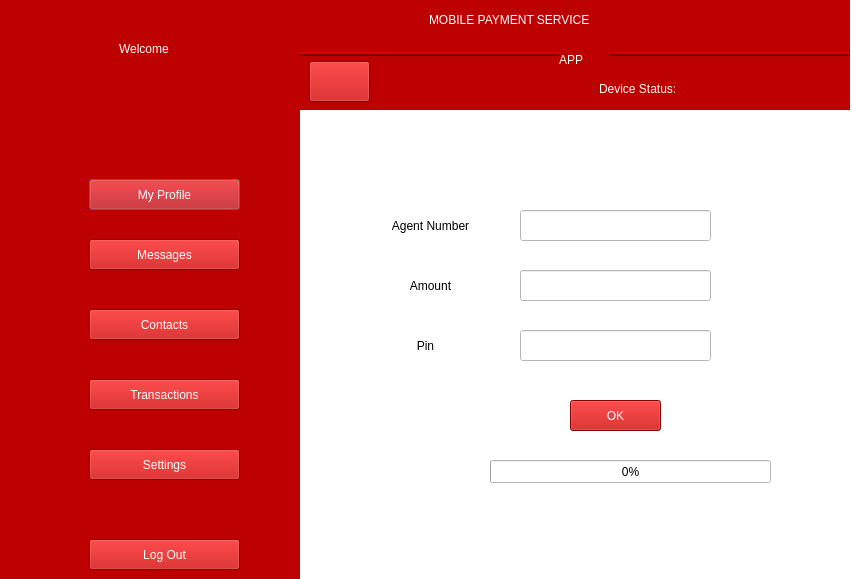
<?xml version="1.0" encoding="UTF-8"?>
<ui version="4.0">
 <class>Dialog</class>
 <widget class="QDialog" name="Dialog">
  <property name="geometry">
   <rect>
    <x>0</x>
    <y>0</y>
    <width>852</width>
    <height>579</height>
   </rect>
  </property>
  <property name="windowTitle">
   <string>Dialog</string>
  </property>
  <property name="layoutDirection">
   <enum>Qt::LeftToRight</enum>
  </property>
  <property name="styleSheet">
   <string notr="true">background-color: rgb(255, 255, 255);</string>
  </property>
  <property name="modal">
   <bool>false</bool>
  </property>
  <widget class="QWidget" name="widget" native="true">
   <property name="geometry">
    <rect>
     <x>-1</x>
     <y>-1</y>
     <width>301</width>
     <height>581</height>
    </rect>
   </property>
   <property name="styleSheet">
    <string notr="true">background-color: rgb(189, 0, 0);
color: rgb(255, 255, 255);</string>
   </property>
   <widget class="QLabel" name="label">
    <property name="geometry">
     <rect>
      <x>120</x>
      <y>40</y>
      <width>81</width>
      <height>20</height>
     </rect>
    </property>
    <property name="styleSheet">
     <string notr="true">font: 75 14pt &quot;MS Shell Dlg 2&quot;;</string>
    </property>
    <property name="text">
     <string>Welcome</string>
    </property>
   </widget>
   <widget class="QLabel" name="nmm">
    <property name="geometry">
     <rect>
      <x>60</x>
      <y>70</y>
      <width>201</width>
      <height>20</height>
     </rect>
    </property>
    <property name="styleSheet">
     <string notr="true">font: 75 13pt &quot;MS Shell Dlg 2&quot;;</string>
    </property>
    <property name="text">
     <string/>
    </property>
    <property name="alignment">
     <set>Qt::AlignCenter</set>
    </property>
   </widget>
   <widget class="QLabel" name="pnmm">
    <property name="geometry">
     <rect>
      <x>100</x>
      <y>110</y>
      <width>131</width>
      <height>20</height>
     </rect>
    </property>
    <property name="styleSheet">
     <string notr="true">font: 75 13pt &quot;MS Shell Dlg 2&quot;;</string>
    </property>
    <property name="text">
     <string/>
    </property>
    <property name="alignment">
     <set>Qt::AlignCenter</set>
    </property>
   </widget>
   <widget class="QLabel" name="label_4">
    <property name="geometry">
     <rect>
      <x>20</x>
      <y>170</y>
      <width>51</width>
      <height>41</height>
     </rect>
    </property>
    <property name="text">
     <string/>
    </property>
    <property name="pixmap">
     <pixmap>../icons/icons8-user-menu-male-48.png</pixmap>
    </property>
   </widget>
   <widget class="QLabel" name="label_5">
    <property name="geometry">
     <rect>
      <x>20</x>
      <y>230</y>
      <width>51</width>
      <height>41</height>
     </rect>
    </property>
    <property name="text">
     <string/>
    </property>
    <property name="pixmap">
     <pixmap>../icons/3.png</pixmap>
    </property>
   </widget>
   <widget class="QLabel" name="label_11">
    <property name="geometry">
     <rect>
      <x>20</x>
      <y>370</y>
      <width>51</width>
      <height>41</height>
     </rect>
    </property>
    <property name="text">
     <string/>
    </property>
    <property name="pixmap">
     <pixmap>../icons/5.png</pixmap>
    </property>
   </widget>
   <widget class="QLabel" name="label_12">
    <property name="geometry">
     <rect>
      <x>20</x>
      <y>300</y>
      <width>51</width>
      <height>41</height>
     </rect>
    </property>
    <property name="text">
     <string/>
    </property>
    <property name="pixmap">
     <pixmap>../icons/4.png</pixmap>
    </property>
   </widget>
   <widget class="QLabel" name="label_13">
    <property name="geometry">
     <rect>
      <x>20</x>
      <y>440</y>
      <width>51</width>
      <height>41</height>
     </rect>
    </property>
    <property name="text">
     <string/>
    </property>
    <property name="pixmap">
     <pixmap>../icons/6.png</pixmap>
    </property>
   </widget>
   <widget class="QLabel" name="label_14">
    <property name="geometry">
     <rect>
      <x>20</x>
      <y>530</y>
      <width>51</width>
      <height>41</height>
     </rect>
    </property>
    <property name="text">
     <string/>
    </property>
    <property name="pixmap">
     <pixmap>../icons/7.png</pixmap>
    </property>
   </widget>
   <widget class="QPushButton" name="pushButton_2">
    <property name="geometry">
     <rect>
      <x>90</x>
      <y>180</y>
      <width>151</width>
      <height>31</height>
     </rect>
    </property>
    <property name="styleSheet">
     <string notr="true">font: 75 10pt &quot;Arial&quot;;</string>
    </property>
    <property name="text">
     <string>My Profile</string>
    </property>
    <property name="default">
     <bool>false</bool>
    </property>
    <property name="flat">
     <bool>false</bool>
    </property>
   </widget>
   <widget class="QPushButton" name="messages">
    <property name="geometry">
     <rect>
      <x>90</x>
      <y>240</y>
      <width>151</width>
      <height>31</height>
     </rect>
    </property>
    <property name="styleSheet">
     <string notr="true">font: 75 10pt &quot;Arial&quot;;</string>
    </property>
    <property name="text">
     <string>Messages</string>
    </property>
   </widget>
   <widget class="QPushButton" name="pushButton_4">
    <property name="geometry">
     <rect>
      <x>90</x>
      <y>310</y>
      <width>151</width>
      <height>31</height>
     </rect>
    </property>
    <property name="styleSheet">
     <string notr="true">font: 75 10pt &quot;Arial&quot;;</string>
    </property>
    <property name="text">
     <string>Contacts</string>
    </property>
   </widget>
   <widget class="QPushButton" name="transaction">
    <property name="geometry">
     <rect>
      <x>90</x>
      <y>380</y>
      <width>151</width>
      <height>31</height>
     </rect>
    </property>
    <property name="styleSheet">
     <string notr="true">font: 75 10pt &quot;Arial&quot;;</string>
    </property>
    <property name="text">
     <string>Transactions</string>
    </property>
   </widget>
   <widget class="QPushButton" name="pushButton_6">
    <property name="geometry">
     <rect>
      <x>90</x>
      <y>450</y>
      <width>151</width>
      <height>31</height>
     </rect>
    </property>
    <property name="styleSheet">
     <string notr="true">font: 75 10pt &quot;Arial&quot;;</string>
    </property>
    <property name="text">
     <string>Settings</string>
    </property>
   </widget>
   <widget class="QPushButton" name="lgo">
    <property name="geometry">
     <rect>
      <x>90</x>
      <y>540</y>
      <width>151</width>
      <height>31</height>
     </rect>
    </property>
    <property name="styleSheet">
     <string notr="true">font: 75 10pt &quot;Arial&quot;;</string>
    </property>
    <property name="text">
     <string>Log Out</string>
    </property>
   </widget>
  </widget>
  <widget class="QFrame" name="frame">
   <property name="geometry">
    <rect>
     <x>299</x>
     <y>-1</y>
     <width>551</width>
     <height>111</height>
    </rect>
   </property>
   <property name="styleSheet">
    <string notr="true">background-color: rgb(189, 0, 0);
color: rgb(255, 255, 255);</string>
   </property>
   <property name="frameShape">
    <enum>QFrame::HLine</enum>
   </property>
   <property name="frameShadow">
    <enum>QFrame::Raised</enum>
   </property>
   <property name="lineWidth">
    <number>2</number>
   </property>
   <property name="midLineWidth">
    <number>0</number>
   </property>
   <widget class="QLabel" name="label_16">
    <property name="geometry">
     <rect>
      <x>260</x>
      <y>50</y>
      <width>51</width>
      <height>21</height>
     </rect>
    </property>
    <property name="styleSheet">
     <string notr="true">font: 75 18pt &quot;MS Shell Dlg 2&quot;;</string>
    </property>
    <property name="text">
     <string>APP</string>
    </property>
   </widget>
   <widget class="QLabel" name="label_15">
    <property name="geometry">
     <rect>
      <x>130</x>
      <y>10</y>
      <width>301</width>
      <height>21</height>
     </rect>
    </property>
    <property name="styleSheet">
     <string notr="true">font: 75 18pt &quot;MS Shell Dlg 2&quot;;</string>
    </property>
    <property name="text">
     <string>MOBILE PAYMENT SERVICE</string>
    </property>
   </widget>
   <widget class="QPushButton" name="hm">
    <property name="geometry">
     <rect>
      <x>10</x>
      <y>62</y>
      <width>61</width>
      <height>41</height>
     </rect>
    </property>
    <property name="text">
     <string/>
    </property>
    <property name="icon">
     <iconset>
      <normaloff>../icons/1.png</normaloff>../icons/1.png</iconset>
    </property>
    <property name="iconSize">
     <size>
      <width>40</width>
      <height>40</height>
     </size>
    </property>
   </widget>
   <widget class="QLabel" name="st">
    <property name="geometry">
     <rect>
      <x>410</x>
      <y>80</y>
      <width>111</width>
      <height>20</height>
     </rect>
    </property>
    <property name="styleSheet">
     <string notr="true">font: 75 12pt &quot;MS Shell Dlg 2&quot;;</string>
    </property>
    <property name="text">
     <string/>
    </property>
   </widget>
   <widget class="QLabel" name="label_2">
    <property name="geometry">
     <rect>
      <x>300</x>
      <y>80</y>
      <width>101</width>
      <height>20</height>
     </rect>
    </property>
    <property name="styleSheet">
     <string notr="true">font: 75 12pt &quot;MS Shell Dlg 2&quot;;</string>
    </property>
    <property name="text">
     <string>Device Status:</string>
    </property>
   </widget>
   <widget class="QLabel" name="sm">
    <property name="geometry">
     <rect>
      <x>80</x>
      <y>80</y>
      <width>111</width>
      <height>20</height>
     </rect>
    </property>
    <property name="styleSheet">
     <string notr="true">font: 75 11pt &quot;MS Shell Dlg 2&quot;;</string>
    </property>
    <property name="text">
     <string/>
    </property>
   </widget>
   <widget class="QLabel" name="smcd">
    <property name="geometry">
     <rect>
      <x>200</x>
      <y>80</y>
      <width>90</width>
      <height>20</height>
     </rect>
    </property>
    <property name="styleSheet">
     <string notr="true">font: 75 11pt &quot;MS Shell Dlg 2&quot;;</string>
    </property>
    <property name="text">
     <string/>
    </property>
   </widget>
  </widget>
  <widget class="QLineEdit" name="nmb">
   <property name="geometry">
    <rect>
     <x>520</x>
     <y>210</y>
     <width>191</width>
     <height>31</height>
    </rect>
   </property>
   <property name="styleSheet">
    <string notr="true">background-color: rgb(255, 255, 255);</string>
   </property>
   <property name="inputMethodHints">
    <set>Qt::ImhDigitsOnly</set>
   </property>
   <property name="alignment">
    <set>Qt::AlignCenter</set>
   </property>
  </widget>
  <widget class="QLabel" name="label_6">
   <property name="geometry">
    <rect>
     <x>370</x>
     <y>270</y>
     <width>121</width>
     <height>31</height>
    </rect>
   </property>
   <property name="styleSheet">
    <string notr="true">font: 75 12pt &quot;Arial&quot;;</string>
   </property>
   <property name="text">
    <string>Amount</string>
   </property>
   <property name="alignment">
    <set>Qt::AlignCenter</set>
   </property>
  </widget>
  <widget class="QLabel" name="label_7">
   <property name="geometry">
    <rect>
     <x>360</x>
     <y>330</y>
     <width>131</width>
     <height>31</height>
    </rect>
   </property>
   <property name="styleSheet">
    <string notr="true">font: 75 12pt &quot;Arial&quot;;</string>
   </property>
   <property name="text">
    <string>Pin</string>
   </property>
   <property name="alignment">
    <set>Qt::AlignCenter</set>
   </property>
  </widget>
  <widget class="QLineEdit" name="ks">
   <property name="geometry">
    <rect>
     <x>520</x>
     <y>270</y>
     <width>191</width>
     <height>31</height>
    </rect>
   </property>
   <property name="styleSheet">
    <string notr="true">background-color: rgb(255, 255, 255);</string>
   </property>
   <property name="inputMethodHints">
    <set>Qt::ImhDigitsOnly</set>
   </property>
   <property name="inputMask">
    <string notr="true"/>
   </property>
   <property name="text">
    <string notr="true"/>
   </property>
   <property name="alignment">
    <set>Qt::AlignCenter</set>
   </property>
  </widget>
  <widget class="QProgressBar" name="pb">
   <property name="geometry">
    <rect>
     <x>490</x>
     <y>460</y>
     <width>281</width>
     <height>23</height>
    </rect>
   </property>
   <property name="value">
    <number>0</number>
   </property>
  </widget>
  <widget class="QPushButton" name="tuma">
   <property name="geometry">
    <rect>
     <x>570</x>
     <y>400</y>
     <width>91</width>
     <height>31</height>
    </rect>
   </property>
   <property name="styleSheet">
    <string notr="true">background-color: rgb(189, 0, 0);
color: rgb(255, 255, 255);</string>
   </property>
   <property name="text">
    <string>OK</string>
   </property>
  </widget>
  <widget class="QLineEdit" name="siri">
   <property name="geometry">
    <rect>
     <x>520</x>
     <y>330</y>
     <width>191</width>
     <height>31</height>
    </rect>
   </property>
   <property name="styleSheet">
    <string notr="true">background-color: rgb(255, 255, 255);</string>
   </property>
   <property name="echoMode">
    <enum>QLineEdit::Password</enum>
   </property>
   <property name="alignment">
    <set>Qt::AlignCenter</set>
   </property>
  </widget>
  <widget class="QLabel" name="label_9">
   <property name="geometry">
    <rect>
     <x>370</x>
     <y>210</y>
     <width>121</width>
     <height>31</height>
    </rect>
   </property>
   <property name="styleSheet">
    <string notr="true">font: 75 12pt &quot;Arial&quot;;</string>
   </property>
   <property name="text">
    <string>Agent Number</string>
   </property>
   <property name="alignment">
    <set>Qt::AlignCenter</set>
   </property>
  </widget>
 </widget>
 <resources/>
 <connections/>
</ui>
